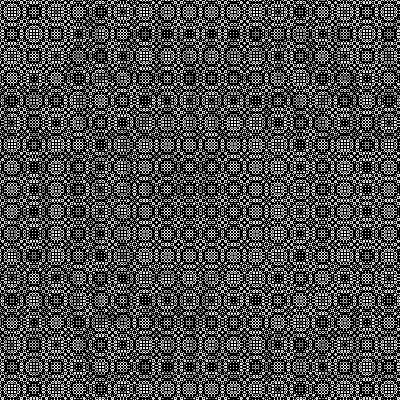
Frame 1 (no input)
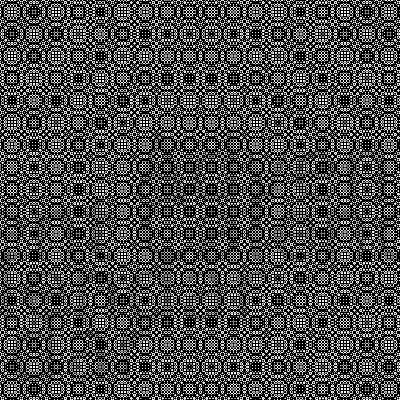
Frame 60 (the mouse pressed at the canvas centre just before this capture)
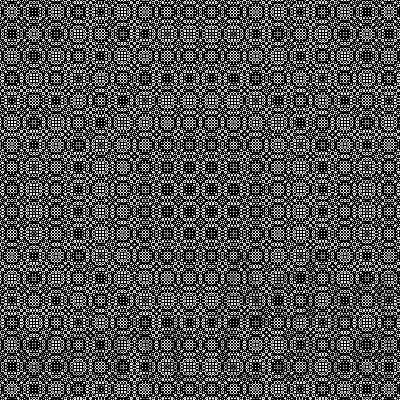
Frame 120 (the mouse held since frame 60 and released just before this capture)

The Processing sketch that drew these frames (run headless with seeded random() and noise(); from frame 60 on, the mouse is pressed at the canvas centre):

// Processing sketch: processing_173919
// ── processing_173919.pde


int hw = 0;
int hh = 0;
double d = 0;

void setup()
{
  colorMode(RGB);
  size(400, 400);
  
  hw = width / 2;
  hh = height / 2;
  
  fill(0, 0, 0, 48);
  textSize(100);
}

void draw()
{
  d += 0.2;
  background(0);
  color c;
  int t;
  loadPixels();
  for(int y = 0; y < height; y++)
  {
    for(int x = 0; x < width; x++)
    {
      int tx = x - hw;
      int ty = y - hh;
      
      double deg = tx * tx + ty * ty + d;
      t = (int)((sin((float)deg)) * 255);
      c = color(t, t, t);
      pixels[y * width + x] = c;
    }
  }
  updatePixels();
  
  
  text("Advent Calendar", sin((float)d / 10.0 +   0) * 600 + 50, hw - 120);
  text("Advent Calendar", sin((float)d / 10.0 + 100) * 600 + 50, hw - 60);
  text("Advent Calendar", sin((float)d / 10.0 + 200) * 600 + 50, hw);
  text("Advent Calendar", sin((float)d / 10.0 + 300) * 600 + 50, hw + 60);
  text("Advent Calendar", sin((float)d / 10.0 + 400) * 600 + 50, hw + 120);
  text("Advent Calendar", sin((float)d / 10.0 + 500) * 600 + 50, hw + 180);
}
